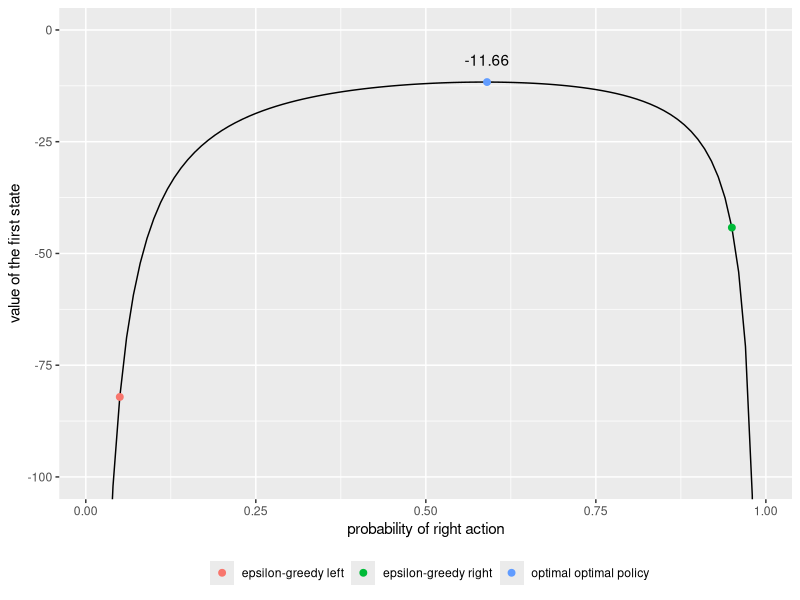

Recreate this plot in R. (Note: a time limit stopped this script after it produced the figure.)
library(tidyverse)


resample <- function(x, ...)
  x[sample.int(length(x), ...)]



init_parameters <- function(with_weights = FALSE){
  
  theta <<- c(-1.47, 1.47)
  
  if(with_weights)
    w <<- 0
}



step <- function(state, action){

  if(state %in% c(1, 3)){
    state <- state + action
    state <- max(state, 1)
  } else if(state == 2){
    state <- state - action
  }
  return(state)
}



pi <- function(state_features){
  
  preferences <- theta %*% state_features
  preferences <- preferences - max(preferences)
  probs <- exp(preferences) / sum(exp(preferences))
  
  if(min(probs) < 0.05){
    probs <- rep(1 - 0.05, length(probs))
    probs[which.min(probs)] <- 0.05
  }
  if(length(probs) != 2)
    browser()
  return(as.vector(probs))
}



select_action <- function(state_features){
  
  probs <- pi(state_features)
  action <- resample(c(-1, 1), 1, prob = probs)
  return(action)
}



reinforce <- function(alpha, discount = 1){
  
  state_features <- matrix(c(0, 1, 1, 0), nrow = 2)
  
  current_state <- 1
  reward <- -1
  
  rewards <- vector("double")
  actions <- vector("integer")
  
  
  while(TRUE){
    action <- select_action(state_features)
    current_state <- step(current_state, action)

    actions <- append(actions, action)
    
    if(current_state == 4){
      reward <- 0
      rewards <- append(rewards, reward)
      
      # learn theta
      
      G <- vector("double", length(rewards))
      G[length(G)] <- reward
      
      for(i in (length(G) - 1):1){
        G[i] <- discount * G[i + 1] + rewards[i]
      }
      
      discount_power <- 1
      
      for(i in seq_along(G)){
        j <- ifelse(actions[i] == 1, 2, 1)
        probs <- pi(state_features)
        gradient_ln_pi <- state_features[, j] - (state_features %*% probs)
        theta <<- theta + as.vector(alpha * discount_power * G[i] * gradient_ln_pi)
        
        discount_power <- discount_power * discount
      }
      
      break
    } 
    
    rewards <- append(rewards, reward)
  }
  return(sum(rewards))
}




reinforce_with_baseline <- function(alpha, alpha_w, discount = 1){
  
  state_features <- matrix(c(0, 1, 1, 0), nrow = 2)
  
  current_state <- 1
  reward <- -1
  
  rewards <- vector("double")
  actions <- vector("integer")
  
  
  while(TRUE){
    action <- select_action(state_features)
    current_state <- step(current_state, action)
    
    actions <- append(actions, action)
    
    if(current_state == 4){
      reward <- 0
      rewards <- append(rewards, reward)
      
      # learn theta
      
      G <- vector("double", length(rewards))
      G[length(G)] <- reward
      
      for(i in (length(G) - 1):1){
        G[i] <- discount * G[i + 1] + rewards[i]
      }
      
      discount_power <- 1
      
      for(i in seq_along(G)){
        w <<- w + alpha_w * discount_power * (G[i] - w)
        
        j <- ifelse(actions[i] == 1, 2, 1)
        probs <- pi(state_features)
        gradient_ln_pi <- state_features[, j] - (state_features %*% probs)
        theta <<- theta + as.vector(alpha * discount_power * (G[i] - w) * gradient_ln_pi)
        
        discount_power <- discount_power * discount
      }
      
      break
    } 
    
    rewards <- append(rewards, reward)
  }
  return(sum(rewards))
}




run <- function(method, num_of_episodes, alpha, with_weights = FALSE, ...){
  
  init_parameters(with_weights)
  
  rewards <- vector("integer", num_of_episodes)
  for(episode in seq_len(num_of_episodes)){
    rewards[episode] <- method(alpha, ...)
  }
  
  return(rewards)
}




# plotting figures


example13.1 <- function(){
  probs <- seq(0.01, 0.99, by = 0.01)
  true_value <- (2 * probs - 4) / (probs * (1 - probs))
  
  true_value_df <- as.data.frame(true_value) %>% 
    mutate(probs)
  
  optimal_point <- data.frame("probs" = probs[which.max(true_value)], "true_value" = c(max(true_value)))
  epsilon_left_point <- data.frame("probs" = 0.05, "true_value" = (2 * 0.05 - 4) / (0.05 * 0.95) )
  epsilon_right_point <- data.frame("probs" = 0.95, "true_value" = (2 * 0.95 - 4) / (0.95 * 0.05) )
  
  plot <- ggplot(true_value_df, aes(x = probs, y = true_value)) +
    geom_line() +
    geom_point(aes(color = "optimal optimal policy"), data = optimal_point, size = 2) +
    geom_point(aes(color = "epsilon-greedy left"), data = epsilon_left_point, size = 2) +
    geom_point(aes(color = "epsilon-greedy right"), data = epsilon_right_point, size = 2) +
    coord_cartesian(ylim = c(-100, 0)) +
    geom_text(aes(label = round(true_value, 2)), data = optimal_point, nudge_y = 5) +
    labs(x = "probability of right action",
         y = "value of the first state",
         color = "") +
    theme(legend.position = "bottom")
  
  return(plot)
}



plot_fig13.1 <- function(){
  alphas <- c(2e-3, 2e-4, 2e-5)
  
  rewards <- list("alpha = 2e-3" = 0,
                  "alpha = 2e-4" = 0,
                  "alpha = 2e-5" = 0)
  
  
  for(alpha in alphas){
    index <- which(alphas == alpha)
    for(i in 1:100){
      rewards[[index]] <- rewards[[index]] + run(reinforce, 1000, alpha)
    }
  }
  
  lines <- imap(rewards, ~geom_line(aes(y = .x/100, color = .y)))
  
  episodes <- data.frame("episode" = 1:1000)
  
  ggplot(episodes, aes(x = episode)) + 
    lines +
    geom_hline(yintercept = -11.66, linetype = "dashed") +
    labs(y = "total reward on episode", color = "")
  
}



plot_fig13.2 <- function(){
  
  functions <- c(reinforce, reinforce_with_baseline)
  
  rewards <- list("reinforce" = 0,
                  "reinforce_with_baseline" = 0)
  
  
  for(index in seq_along(functions)){
    if(index == 1){
      #reinforce
      for(i in 1:100){
        rewards[[index]] <- rewards[[index]] + run(functions[[index]], 1000, 2e-4)
      }
    } else{
      #reinforce_with_baseline
      for(i in 1:100){
        rewards[[index]] <- rewards[[index]] + run(functions[[index]], 1000, 2e-3, TRUE, alpha_w = 2e-2)
      }
    }
  }
  
  lines <- imap(rewards, ~geom_line(aes(y = .x/100, color = .y)))
  
  episodes <- data.frame("episode" = 1:1000)
  
  plot <- ggplot(episodes, aes(x = episode)) + 
    lines +
    geom_hline(yintercept = -11.66, linetype = "dashed") +
    labs(y = "total reward on episode", color = "")
  
  return(plot)
}





example13.1()
plot_fig13.1()
plot_fig13.2()
